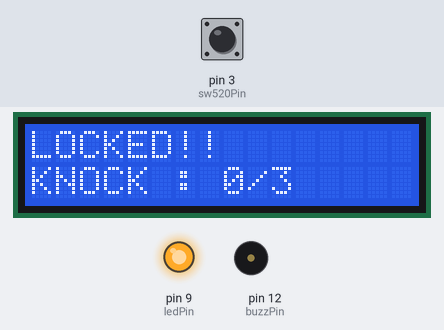
Simulated run of this sketch. Board: Arduino Uno, built with avr-gcc and run on an emulated ATmega328P. On the bench: 16×2 character LCD, output pins drawn as LEDs (lit = HIGH), buzzer (waves = sounding). The test bench sets the inputs (shaded band); at power-on: pin 3 (sw520Pin) HIGH.

Above: at 1.2 s.
1.3 s: pin 3 (sw520Pin) pulled LOW for 0.15 s
At 2.9 s:
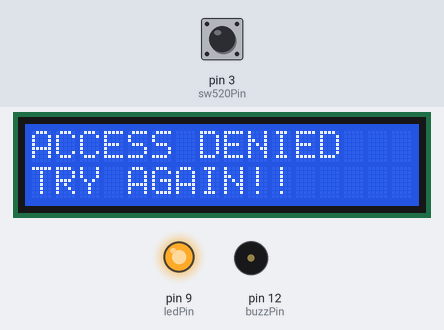
4.4 s: pin 3 (sw520Pin) pulled LOW for 1 s
At 5.17 s:
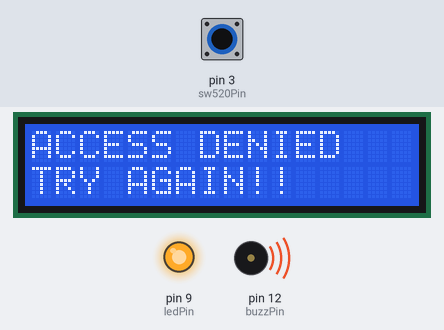
7.6 s: pin 3 (sw520Pin) pulled LOW for 3.2 s
At 7.92 s:
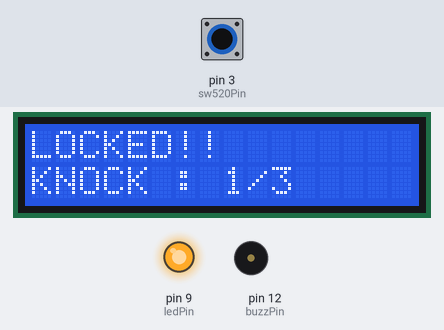
12.3 s: pin 3 (sw520Pin) pulsed LOW 5 times (0.12 s each, 0.3 s apart)
At 14.8 s:
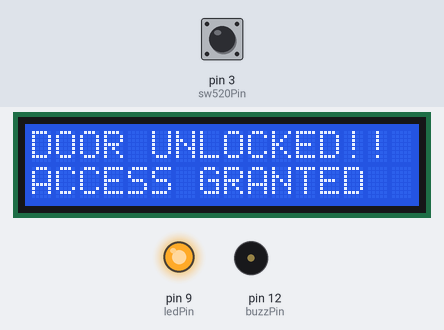
Timing chart, 0 to 16.3 s (numbered marks = the images above; inputs shaded):
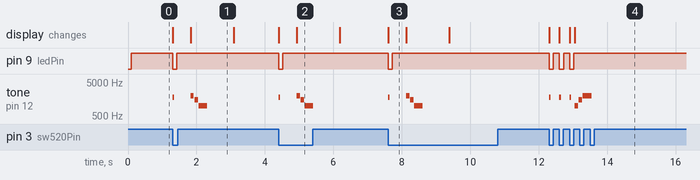

Measured:
- after the input at 1.3 s, pin 9 (ledPin): HIGH → LOW at once, → HIGH 0.12 s later; tone on pin 12 (buzzPin): plays 1800 Hz for 0.05 s, 2000 Hz for 0.10 s, 1500 Hz for 0.10 s, 1000 Hz for 0.25 s, starting at once; the display: first changes at once (image 1 shows a later state)
- after the input at 4.4 s, pin 9 (ledPin): HIGH → LOW at once, → HIGH 0.12 s later; tone on pin 12 (buzzPin): plays 1800 Hz for 0.05 s, 2000 Hz for 0.10 s, 1500 Hz for 0.10 s, 1000 Hz for 0.25 s, starting at once; the display: first changes at once (image 2 shows a later state)
- after the input at 7.6 s, pin 9 (ledPin): HIGH → LOW at once, → HIGH 0.12 s later; tone on pin 12 (buzzPin): plays 1800 Hz for 0.05 s, 2000 Hz for 0.10 s, 1500 Hz for 0.10 s, 1000 Hz for 0.25 s, starting at once; the display: changes at once (image 3)
- after the input at 12.3 s, pin 9 (ledPin): alternates HIGH for 0.18 s and LOW for 0.12 s, 6 changes in all, then stays HIGH, starting at once; tone on pin 12 (buzzPin): plays 1800 Hz for 0.05 s, 1800 Hz for 0.05 s, 1800 Hz for 0.05 s, 1000 Hz for 0.10 s, 1500 Hz for 0.10 s, 2000 Hz for 0.25 s, starting at once
- what the display in image 1 shows lasts 1.3 s, from 1.8 s to 3.1 s
- what the display in image 3 shows lasts 0.5 s, from 7.6 s to 8.1 s

The sketch:

Secret-Knock-Lock-v1.ino
```cpp
#include <LiquidCrystal_I2C.h>

const int buzzPin = 12;
const int sw520Pin = 3;
const int sdaPin = A4;
const int sclPin = A5;
const int ledPin = 9;

LiquidCrystal_I2C lcd(0x27, 16, 2);

int lastSensorState = LOW;
int knockCounter = 0;
bool isLocked = true;
unsigned long lastKnockTime = 0;

void setup() {

  pinMode(ledPin, OUTPUT);
  pinMode(sw520Pin, INPUT_PULLUP);
  pinMode(buzzPin, OUTPUT);

  lcd.init();
  lcd.backlight();

  lcd.setCursor(0, 0);
  lcd.print("LOCKED!!      ");
  lcd.setCursor(0, 1);
  lcd.print("KNOCK : 0/3");

  digitalWrite(ledPin, HIGH);
}

void loop() {

  if (isLocked) {

    int currentSensorState = digitalRead(sw520Pin);

    if (currentSensorState == LOW && lastSensorState == HIGH) {

      knockCounter++;

      lastKnockTime = millis();

      lcd.setCursor(8, 1);
      lcd.print(knockCounter);

      digitalWrite(ledPin, LOW);
      tone(buzzPin, 1800, 50);
      delay(120);
      digitalWrite(ledPin, HIGH);

      if (knockCounter >= 3) {

        isLocked = false;

        lcd.setCursor(0, 0);
        lcd.print("DOOR UNLOCKED!!");
        lcd.setCursor(0, 1);
        lcd.print("ACCESS GRANTED ");

        tone(buzzPin, 1000, 100);
        delay(120);
        tone(buzzPin, 1500, 100);
        delay(120);
        tone(buzzPin, 2000, 250);
      }
    }

    if (knockCounter > 0 && isLocked && (millis() - lastKnockTime > 500)) {

      knockCounter = 0;
      lcd.setCursor(0, 0);
      lcd.print("ACCESS DENIED ");
      lcd.setCursor(0, 1);
      lcd.print("TRY AGAIN!! ");

      tone(buzzPin, 2000, 100);
      delay(120);
      tone(buzzPin, 1500, 100);
      delay(120);
      tone(buzzPin, 1000, 250);
      delay(1000);

      lcd.setCursor(0, 0);
      lcd.print("LOCKED!!      ");
      lcd.setCursor(0, 1);
      lcd.print("KNOCK : 0/3");

    }

    lastSensorState = currentSensorState;
  }
}
```
